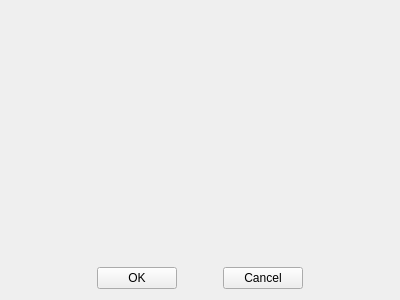
<?xml version="1.0" encoding="UTF-8"?>
<ui version="4.0">
 <class>TwoButtons</class>
 <widget class="QWidget" name="TwoButtons">
  <property name="geometry">
   <rect>
    <x>0</x>
    <y>0</y>
    <width>400</width>
    <height>300</height>
   </rect>
  </property>
  <property name="windowTitle">
   <string>Two Buttons</string>
  </property>
  <layout class="QVBoxLayout" name="verticalLayout" stretch="1,0">
   <item>
    <widget class="QLabel" name="messageLabel">
     <property name="text">
      <string/>
     </property>
    </widget>
   </item>
   <item>
    <layout class="QHBoxLayout" name="horizontalLayout">
     <item alignment="Qt::AlignRight">
      <widget class="QPushButton" name="okButton">
       <property name="text">
        <string>OK</string>
       </property>
      </widget>
     </item>
     <item>
      <spacer name="horizontalSpacer">
       <property name="orientation">
        <enum>Qt::Horizontal</enum>
       </property>
       <property name="sizeType">
        <enum>QSizePolicy::Fixed</enum>
       </property>
       <property name="sizeHint" stdset="0">
        <size>
         <width>40</width>
         <height>20</height>
        </size>
       </property>
      </spacer>
     </item>
     <item alignment="Qt::AlignLeft">
      <widget class="QPushButton" name="cancelButton">
       <property name="text">
        <string>Cancel</string>
       </property>
      </widget>
     </item>
    </layout>
   </item>
  </layout>
 </widget>
 <resources/>
 <connections/>
</ui>
